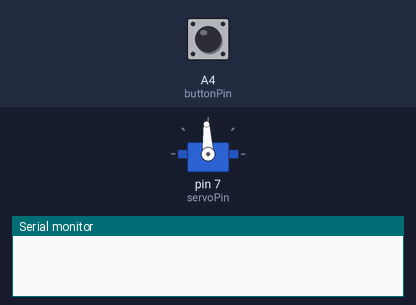
Bench run of a sketch on a simulated Arduino Uno, built with avr-gcc and run on an emulated ATmega328P. On the bench: servo, the last lines printed to the serial monitor. The inputs (shaded band) are chosen by the test bench; at power-on: A4 (buttonPin) LOW.

Above: at 1.2 s.
1.3 s: A4 (buttonPin) pulled HIGH for 0.15 s
At 1.8 s:
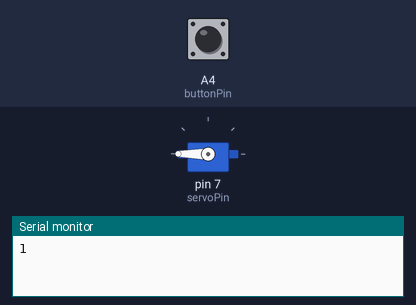
2.9 s: A4 (buttonPin) pulled HIGH for 1 s
At 4.2 s:
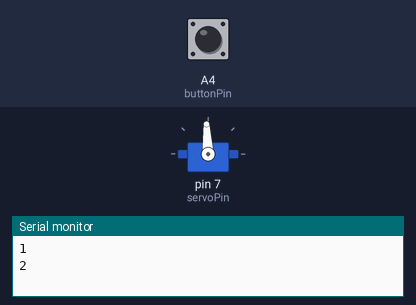
5.4 s: A4 (buttonPin) pulled HIGH for 0.15 s
At 6.1 s:
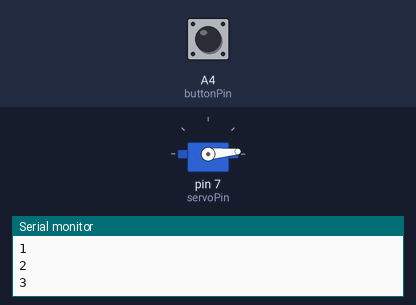
7.0 s: A4 (buttonPin) pulled HIGH for 3.2 s
At 7.4 s:
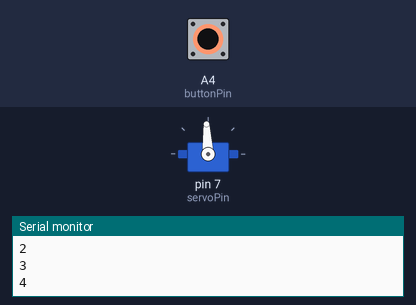
Timing chart, 0 to 10.0 s (numbered marks = the images above; inputs shaded):
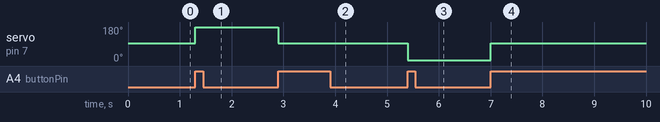

The sketch:

BensPequodControl.ino
```cpp
#include <ServoTimer2.h>

int servoPin = 7;
//0 = off
//1 = full +
//2 = off
//3 = full -
int servoState = 0;
int buttonPin = A4;
int prevButtonState = 0;


ServoTimer2 servo;

void setup() {
  // put your setup code here, to run once:
  servo.attach(servoPin);
  pinMode(buttonPin, INPUT);
  Serial.begin(9600);
}

void loop()
{
  int currentButtonState = digitalRead(buttonPin);
  if (currentButtonState != prevButtonState)
  {
    prevButtonState = currentButtonState;

    if (currentButtonState == 1)
    {
      servoState++;
      Serial.println(servoState);
      servoState %= 4;
    }
  }

  if (servoState == 0 || servoState == 2)
  {
    servo.write((2400+600)/2);
  }
  else if (servoState == 1)
  {
    servo.write(2400);
  }
  else
  {
    servo.write(600);
  }

  // put your main code here, to run repeatedly:

}
```

Measured:
- after the input at 1.3 s, servo on pin 7 (servoPin): 93° → 180° at once
- after the input at 2.9 s, servo on pin 7 (servoPin): 180° → 93° at once
- after the input at 5.4 s, servo on pin 7 (servoPin): 93° → 5° at once
- after the input at 7.0 s, servo on pin 7 (servoPin): 5° → 93° at once
